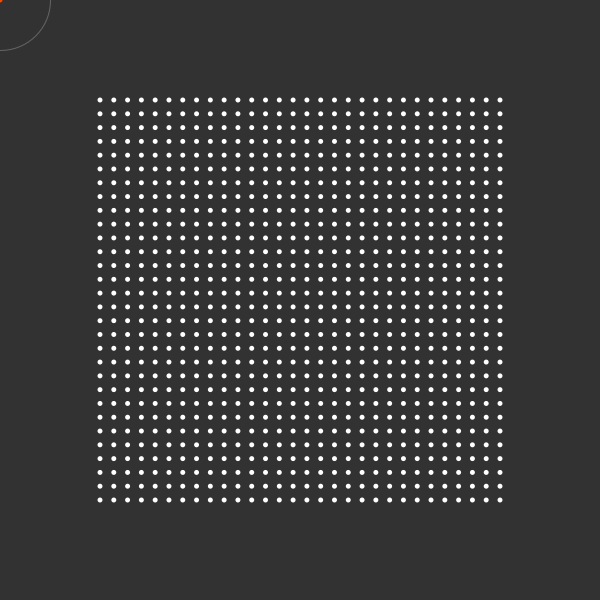
Frame 1 (no input)
Frame 60 (the mouse pressed at the canvas centre just before this capture): identical to frame 1, image omitted
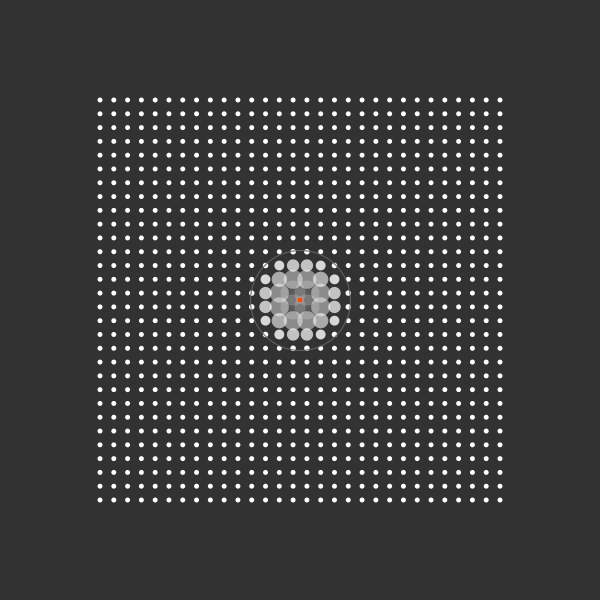
Frame 120 (the mouse held since frame 60 and released just before this capture)

The Processing sketch that drew these frames (run headless with seeded random() and noise(); from frame 60 on, the mouse is pressed at the canvas centre):

// Processing sketch: grid_mouse_influence_other
// ── grid_mouse_influence_other.pde
int gridCols = 30;  // Spalten
int gridRows = 30;  // Zeilen

float margin = 100;  // Rand
float influence = 50;   // Einflussbereich der Maus (Radius)

void setup() {
  size(600, 600);
}

void draw() {
  background(50);

  noStroke();
  fill(255);

  for (int r = 0; r < gridRows; r++) {   // Zeilen
    for (int c = 0; c < gridCols; c++) {   // Elemente der Zeile
      float x = map(r, 0, gridRows - 1, margin, width - margin);   // x Position
      float y = map(c, 0, gridCols - 1, margin, height - margin);   // y Position

      float distance = dist(mouseX, mouseY, x, y);

      if (distance < influence) {
        float s = map(distance, 0, influence, 30, 5);      
        float transparency = map(distance, 0, influence,  0, 255);
        
        fill(255, transparency);
        ellipse(x, y, s, s);
      } else {
        fill(255);
        ellipse(x, y, 5, 5);
      }
    }
  }

  noFill();
  stroke(100);  
  ellipse(mouseX, mouseY, influence * 2.0, influence * 2.0);

  noStroke();
  fill(255, 69, 0);
  ellipse(mouseX, mouseY, 5, 5);
}
